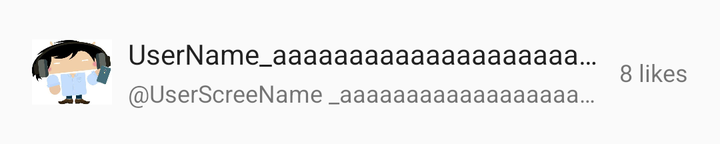
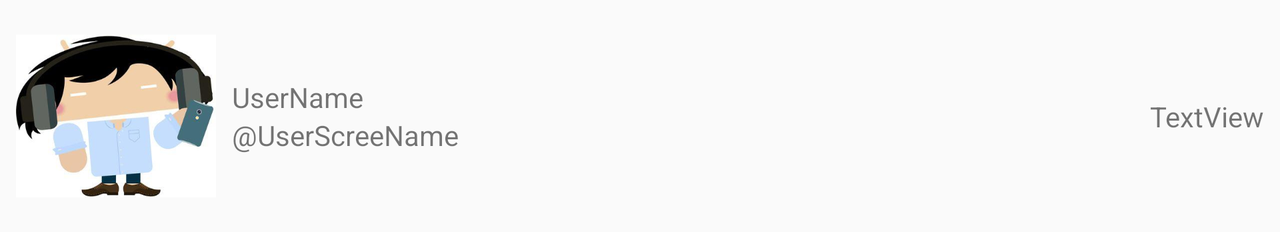

An Android layout and its configuration variant, each rendered on a device that would load it. The default file and the variant file are quoted in full after the pictures.
<!-- AndroidManifest.xml: application theme Theme.Licol.Light.NoActionBar -->
<!-- res/layout/home_user_list_item.xml -->
<?xml version="1.0" encoding="utf-8"?>
<android.support.constraint.ConstraintLayout
    xmlns:android="http://schemas.android.com/apk/res/android"
    xmlns:app="http://schemas.android.com/apk/res-auto"
    xmlns:tools="http://schemas.android.com/tools"
    android:layout_width="match_parent"
    android:layout_height="wrap_content"
    android:background="?selectableItemBackground"
    android:padding="16dp"
    >

    <ImageView
        android:id="@+id/user_avatar"
        android:layout_width="40dp"
        android:layout_height="40dp"
        android:layout_marginLeft="0dp"
        android:layout_marginStart="0dp"
        app:layout_constraintBottom_toBottomOf="parent"
        app:layout_constraintLeft_toLeftOf="parent"
        app:layout_constraintTop_toTopOf="parent"
        app:srcCompat="@drawable/avator"
        />

    <TextView
        android:id="@+id/user_name"
        android:layout_width="0dp"
        android:layout_height="wrap_content"
        android:layout_marginBottom="1dp"
        android:layout_marginLeft="8dp"
        android:layout_marginRight="8dp"
        android:ellipsize="end"
        android:maxLines="1"
        android:textAppearance="@style/Licol.TextAppearance.Tweet.FullName"
        app:layout_constraintBottom_toTopOf="@+id/user_screen_name"
        app:layout_constraintLeft_toRightOf="@+id/user_avatar"
        app:layout_constraintRight_toLeftOf="@+id/user_liked_tweet_count"
        app:layout_constraintTop_toTopOf="parent"
        app:layout_constraintVertical_chainStyle="packed"
        tools:text="UserName_aaaaaaaaaaaaaaaaaaaaaaaaaaaaaaa"/>

    <TextView
        android:id="@+id/user_screen_name"
        android:layout_width="0dp"
        android:layout_height="wrap_content"
        android:layout_marginLeft="8dp"
        android:layout_marginRight="8dp"
        android:layout_marginTop="1dp"
        android:ellipsize="end"
        android:maxLines="1"
        android:textAppearance="@style/Licol.TextAppearance.Tweet.ScreenName"
        app:layout_constraintBottom_toBottomOf="parent"
        app:layout_constraintLeft_toRightOf="@+id/user_avatar"
        app:layout_constraintRight_toLeftOf="@+id/user_liked_tweet_count"
        app:layout_constraintTop_toBottomOf="@+id/user_name"
        tools:text="@UserScreeName _aaaaaaaaaaaaaaaaaaaaaaaaaaaa"/>

    <TextView
        android:id="@+id/user_liked_tweet_count"
        android:layout_width="wrap_content"
        android:layout_height="wrap_content"
        android:textAppearance="@style/Licol.TextAppearance.Base.Caption"
        app:layout_constraintBottom_toBottomOf="parent"
        app:layout_constraintRight_toRightOf="parent"
        app:layout_constraintTop_toTopOf="parent"
        tools:text="8 likes"/>

</android.support.constraint.ConstraintLayout>
<!-- resources referenced by this layout -->
<resources>
  <!-- drawable avator: jpeg bitmap (drawable, 18136 bytes) -->
  <style name="Licol.TextAppearance.Base.Caption" parent="TextAppearance.AppCompat.Caption" />
  <style name="Licol.TextAppearance.Tweet.FullName" parent="Licol.TextAppearance.Base.Body1">
      </style>
  <style name="Licol.TextAppearance.Tweet.ScreenName" parent="Licol.TextAppearance.Base.Caption">
      </style>
  <style name="Theme.Licol.Light.NoActionBar">
          <item name="windowActionBar">false</item>
          <item name="windowNoTitle">true</item>
      </style>
  <style name="Licol.TextAppearance.Base.Body1" parent="TextAppearance.AppCompat.Body1" />
</resources>
<!-- res/layout-land/home_user_list_item.xml (the repository's variant of the layout above) -->
<!-- drawn on the phone turned sideways -->
<?xml version="1.0" encoding="utf-8"?>
<android.support.constraint.ConstraintLayout
    xmlns:android="http://schemas.android.com/apk/res/android"
    xmlns:app="http://schemas.android.com/apk/res-auto"
    xmlns:tools="http://schemas.android.com/tools"
    android:layout_width="match_parent"
    android:layout_height="wrap_content">

    <ImageView
        android:id="@+id/user_avatar"
        android:layout_width="100dp"
        android:layout_height="100dp"
        android:layout_marginBottom="8dp"
        android:layout_marginLeft="8dp"
        android:layout_marginStart="8dp"
        android:layout_marginTop="8dp"
        app:layout_constraintBottom_toBottomOf="parent"
        app:layout_constraintLeft_toLeftOf="parent"
        app:layout_constraintTop_toTopOf="parent"
        app:srcCompat="@drawable/avator"/>

    <TextView
        android:id="@+id/user_name"
        android:layout_width="wrap_content"
        android:layout_height="wrap_content"
        android:layout_marginLeft="8dp"
        android:layout_marginStart="8dp"
        android:ems="10"
        android:maxLines="1"
        app:layout_constraintBottom_toTopOf="@+id/user_screen_name"
        app:layout_constraintLeft_toRightOf="@+id/user_avatar"
        app:layout_constraintTop_toTopOf="parent"
        app:layout_constraintVertical_chainStyle="packed"
        tools:text="UserName"/>

    <TextView
        android:id="@+id/user_screen_name"
        android:layout_width="wrap_content"
        android:layout_height="wrap_content"
        android:layout_marginLeft="8dp"
        android:layout_marginStart="8dp"
        android:ems="10"
        android:maxLines="1"
        app:layout_constraintBottom_toBottomOf="parent"
        app:layout_constraintLeft_toRightOf="@+id/user_avatar"
        app:layout_constraintTop_toBottomOf="@+id/user_name"
        tools:text="@UserScreeName"/>

    <TextView
        android:id="@+id/textView"
        android:layout_width="wrap_content"
        android:layout_height="wrap_content"
        android:layout_marginEnd="8dp"
        android:layout_marginRight="8dp"
        android:text="TextView"
        app:layout_constraintRight_toRightOf="parent"
        app:layout_constraintTop_toTopOf="parent"
        android:layout_marginTop="8dp"
        app:layout_constraintBottom_toBottomOf="parent"
        android:layout_marginBottom="8dp"
        app:layout_constraintVertical_bias="0.5"/>

</android.support.constraint.ConstraintLayout>
<!-- resources referenced by the variant -->
<!-- as the phone turned sideways resolves them -->
<resources>
  <!-- drawable avator: jpeg bitmap (drawable, 18136 bytes) -->
  <style name="Theme.Licol.Light.NoActionBar">
          <item name="windowActionBar">false</item>
          <item name="windowNoTitle">true</item>
      </style>
</resources>
